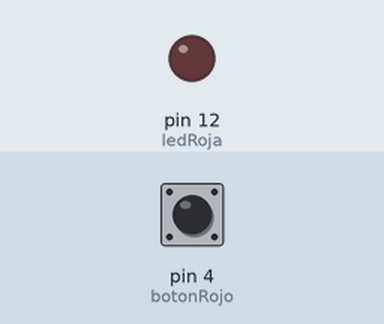
Bench run of a sketch on a simulated Arduino Uno, built with avr-gcc and run on an emulated ATmega328P. Shown: output pins drawn as LEDs (lit = HIGH). The test bench sets the inputs (shaded band); at power-on: pin 4 (botonRojo) LOW.

Above: at 1.2 s.
1.3 s: pin 4 (botonRojo) pulled HIGH for 0.15 s
At 1.37 s:
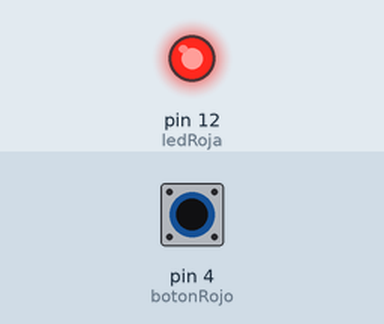
2.9 s: pin 4 (botonRojo) pulled HIGH for 3.2 s
At 6.8 s:
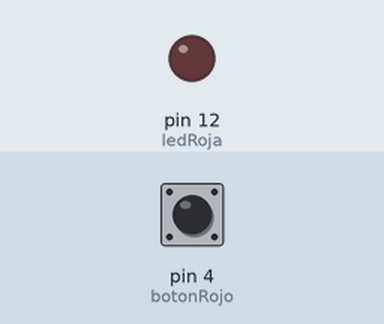
Timing chart, 0 to 8.3 s (numbered marks = the images above; inputs shaded):
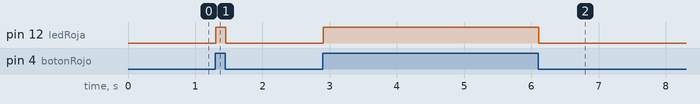

Measured:
- after the input at 1.3 s, pin 12 (ledRoja): LOW → HIGH at once, → LOW 0.15 s later
- after the input at 2.9 s, pin 12 (ledRoja): LOW → HIGH at once, → LOW 3.2 s later

The sketch:

02-BotonRojoEnciendeLuzRoja.ino
```cpp
// Usamos un botón o pulsador para que mientras lo pulsemos, se encienda una luz roja

int botonRojo = 4;
int ledRoja = 12;

void setup() {
    pinMode(botonRojo, INPUT); // Se establece como entrada de información -> está pulsado o no
    pinMode(ledRoja, OUTPUT); // Se establece como salida -> se enciende o se apaga según nuestro criterio
}

void loop() {
    int entrada = digitalRead(botonRojo); //La variable entrada tiene dos valores "0" (LOW) si no se pulsa el botón, y "1" (HIGH) si se pulsa

    digitalWrite(ledRoja, entrada); // Controla el estado del LED rojo en función del valor de entrada. Si entrada es "1" (HIGH), el LED se enciende; si la entrada es "0" (LOW), el LED se apaga
    delay(10);
}
```
